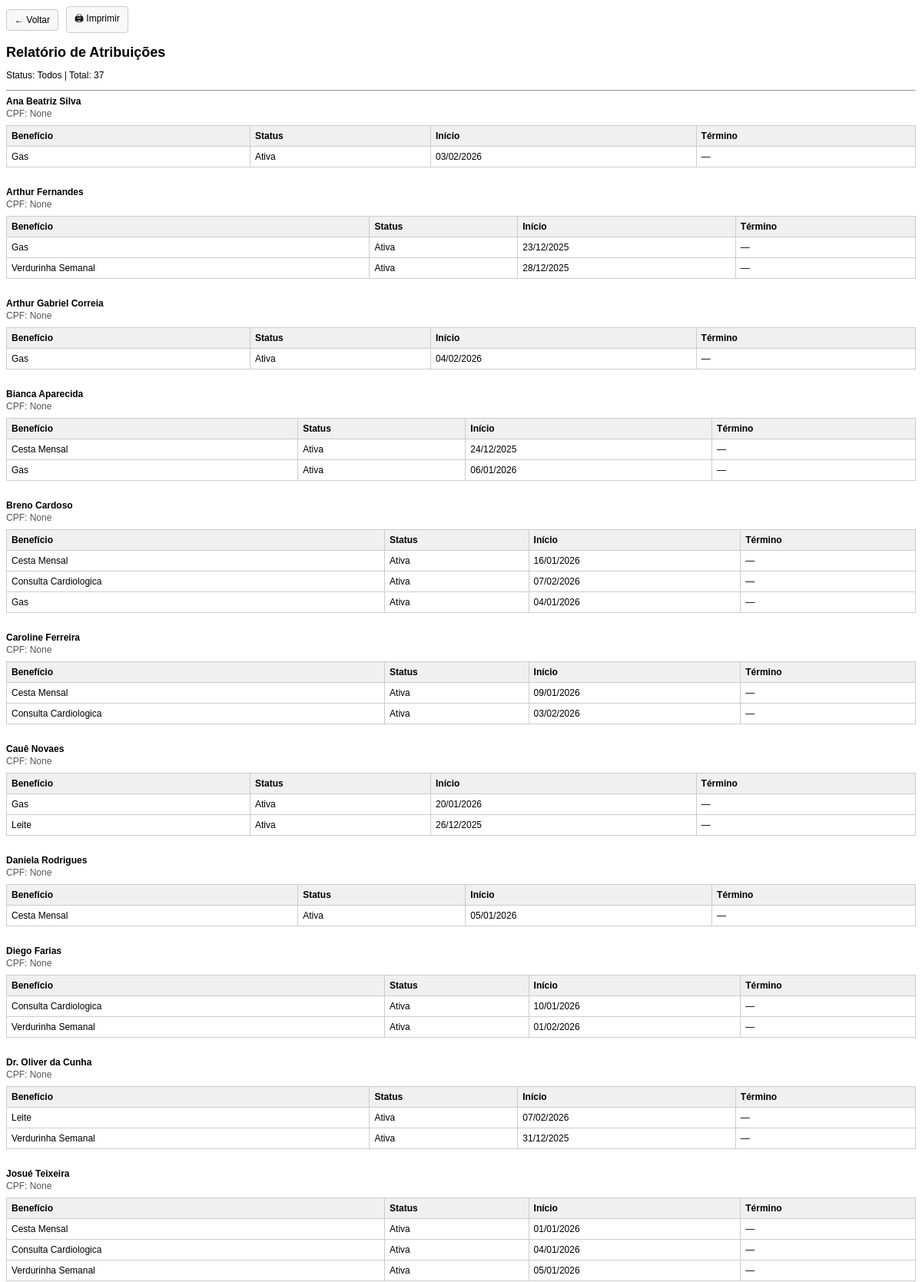
Screenshot of /operacoes/consultas/atribuicoes/imprimir/ (signed in, upper part) with the database file from the repository.
### apps/assistidos/models.py (models this page shows, shortened)
class Assistido(models.Model):
    id = models.UUIDField(primary_key=True, default=uuid.uuid4, editable=False)
    codigo = models.CharField(max_length=30, unique=True, blank=True, null=True)
    nome = models.CharField(max_length=120)
    cpf = models.CharField(max_length=11, blank=True, null=True, unique=True,verbose_name="CPF")
    data_nascimento = models.DateField(blank=True, null=True)
    telefone = models.CharField(max_length=30, blank=True)
    logradouro = models.CharField(max_length=120, blank=True)
    numero = models.CharField(max_length=20, blank=True)
    complemento = models.CharField(max_length=80, blank=True)
    bairro = models.CharField(max_length=80, blank=True)
    cidade = models.CharField(max_length=80, blank=True)
    uf = models.CharField(max_length=2, blank=True,verbose_name="UF")
    cep = models.CharField(max_length=9, blank=True,verbose_name="CEP")
    sit_trabalho = models.CharField(
        max_length=20, choices=SituacaoTrabalho.choices,
        default=SituacaoTrabalho.NAO_INFORMADO
    )
    responsavel_renda = models.CharField(
        max_length=20, choices=ResponsavelRenda.choices,
        default=ResponsavelRenda.NAO_INFORMADO
    )
    faixa_renda = models.CharField(
        max_length=20, choices=FaixaRenda.choices,
        default=FaixaRenda.NAO_INFORMADO
    )
    tipo_moradia = models.CharField(
        max_length=20, choices=TipoMoradia.choices,
        default=TipoMoradia.NAO_INFORMADO
    )
    material_moradia = models.CharField(
        max_length=20, choices=MaterialMoradia.choices,
        default=MaterialMoradia.NAO_INFORMADO
    )
    area_risco = models.CharField(
        max_length=20, choices=TriSimNao.choices,
        default=TriSimNao.NAO_INFORMADO
    )
    sabe_ler_escrever = models.CharField(
        max_length=20, choices=TriSimNao.choices,
        default=TriSimNao.NAO_INFORMADO
    )
    escolaridade = models.CharField(
        max_length=30, choices=Escolaridade.choices,
        default=Escolaridade.NAO_INFORMADO
    )
    diabetes = models.CharField(max_length=20, choices=TriSimNao.choices, default=TriSimNao.NAO_INFORMADO)
    pressao_alta = models.CharField(max_length=20, choices=TriSimNao.choices, default=TriSimNao.NAO_INFORMADO)
    medic_uso_continuo = models.CharField(max_length=20, choices=TriSimNao.choices, default=TriSimNao.NAO_INFORMADO)
    doenca_permanente = models.CharField(max_length=20, choices=TriSimNao.choices, default=TriSimNao.NAO_INFORMADO)
    data_inicio_apoio = models.DateField(blank=True, null=True,verbose_name="Ingresso no Programa")
    status = models.CharField(max_length=10, choices=StatusCadastro.choices, default=StatusCadastro.ATIVO)
    data_inativacao = models.DateField(blank=True, null=True)
    motivo_inativacao = models.CharField(max_length=200, blank=True)
    criado_em = models.DateTimeField(auto_now_add=True)
    class Meta:
        ordering = ["nome"]

### apps/beneficios/models.py (models this page shows, shortened)
class BeneficioAssistido(models.Model):
    assistido = models.ForeignKey(
        "assistidos.Assistido",
        on_delete=models.PROTECT,
        related_name="beneficios_atribuidos",
    )
    beneficio = models.ForeignKey(
        "Beneficio",
        on_delete=models.PROTECT,
        related_name="assistidos_atribuidos",
    )
    ativo = models.BooleanField(
        default=True,
        help_text="Permite encerrar a atribuição sem apagar histórico.",
    )
    data_inicio = models.DateField(default=timezone.localdate)
    data_termino = models.DateField(null=True, blank=True)
    criado_em = models.DateTimeField(default=timezone.now)
    class Meta:
        ordering = ["-criado_em"]
        constraints = [
            models.UniqueConstraint(
                fields=["assistido", "beneficio"],
                condition=Q(ativo=True),
                name="uniq_assistido_beneficio_ativo",
            )
        ]

class Beneficio(models.Model):
    nome = models.CharField(max_length=120, unique=True)
    categoria = models.CharField(
        max_length=20,
        choices=CategoriaBeneficio.choices,
    )
    periodicidade = models.CharField(
        max_length=20,
        choices=PeriodicidadeBeneficio.choices,
    )
    ativo = models.BooleanField(
        default=True,
        help_text="Permite desativar um benefício sem apagá-lo.",
    )
    class Meta:
        ordering = ["categoria", "nome"]

### apps/operacoes/consultas/views.py (the view)
# urls.py: path("atribuicoes/imprimir/", views.atribuicoes_consulta_print, name="atribuicoes_consulta_print"),
@login_required
def atribuicoes_consulta_print(request):
    if not pode_ver(request.user):
        return HttpResponseForbidden("Sem permissão.")
    status = (request.GET.get("status") or "todos").strip().lower()
    q = (request.GET.get("q") or "").strip()
    qs = (
        BeneficioAssistido.objects
        .select_related("assistido", "beneficio")
        .order_by("assistido__nome", "beneficio__nome")
    )
    if status == "ativos":
        qs = qs.filter(ativo=True)
    elif status == "encerrados":
        qs = qs.filter(ativo=False)
    else:
        status = "todos"
    if q:
        qs = qs.filter(
            assistido__nome__icontains=q
        ) | qs.filter(
            assistido__cpf__icontains=q
        )
    grupos = {}
    for a in qs:
        grupos.setdefault(a.assistido, []).append(a)
    contexto = {
        "grupos": grupos,
        "status": status,
        "q": q,
        "total": qs.count(),
    }
    return render(request, "operacoes/consultas/atribuicoes_consulta_print.html", contexto)

### apps/operacoes/context_processors.py (called while the page is built)
def operacoes_permissoes(request):
    user = getattr(request, "user", None)
    if user and user.is_authenticated:
        return {
            "pode_ver": pode_ver(user),
            "pode_editar": pode_editar(user),
            "pode_deletar": pode_deletar(user),
        }
    return {
        "pode_ver": False,
        "pode_editar": False,
        "pode_deletar": False,
    }

### apps/operacoes/permissoes.py (called while the page is built)
def is_consultor(user):
    return user.groups.filter(name="Consultor").exists()

def is_supervisor(user):
    return user.groups.filter(name="Supervisor").exists()

def is_operador(user):
    return user.groups.filter(name="Operador").exists()

def pode_ver(user):
    return is_consultor(user) or is_operador(user) or is_supervisor(user) or user.is_superuser

def pode_editar(user):
    return is_operador(user) or is_supervisor(user) or user.is_superuser

def pode_deletar(user):
    return is_supervisor(user) or user.is_superuser

### apps/operacoes/templates/operacoes/consultas/atribuicoes_consulta_print.html (shortened to what this page needs)
<!DOCTYPE html>
<html lang="pt-br">
<head>
</head>
<body>
  <div class="topbar">
    <button class="btn" type="button" onclick="voltar()">← Voltar</button>
    <button class="btn" type="button" onclick="window.print()">🖨 Imprimir</button>
  </div>
  <h2>Relatório de Atribuições</h2>
  <p>Status: {{ status|title }} | Total: {{ total }}</p>
  <hr>
  {% for assistido, atribs in grupos.items %}
    <div class="assistido-bloco">
      <div class="assistido-nome">{{ assistido.nome }}</div>
      <div class="assistido-cpf">CPF: {{ assistido.cpf }}</div>
      <table>
        <thead>
          <tr>
            <th>Benefício</th>
            <th>Status</th>
            <th>Início</th>
            <th>Término</th>
          </tr>
        </thead>
        <tbody>
          {% for a in atribs %}
            <tr class="{% if not a.ativo %}encerrada{% endif %}">
              <td>{{ a.beneficio.nome }}</td>
              <td>{% if a.ativo %}Ativa{% else %}Encerrada{% endif %}</td>
              <td>{% if a.data_inicio %}{{ a.data_inicio|date:"d/m/Y" }}{% else %}—{% endif %}</td>
              <td>{% if a.data_termino %}{{ a.data_termino|date:"d/m/Y" }}{% else %}—{% endif %}</td>
            </tr>
          {% endfor %}
        </tbody>
      </table>
    </div>
  {% endfor %}
</body>
</html>

### apps/operacoes/templates/operacoes/consultas/atribuicoes_consulta_print.html (style rules this page uses)
body { font-family: Arial, sans-serif; font-size: 12px; }
h2 { margin-bottom: 5px; }
.assistido-bloco { margin-bottom: 25px; }
.assistido-nome { font-weight: bold; margin-bottom: 2px; }
.assistido-cpf { color: #555; margin-bottom: 8px; }
table { width: 100%; border-collapse: collapse; }
th, td { border: 1px solid #ccc; padding: 6px; text-align: left; }
th { background-color: #f0f0f0; }
.topbar { display: flex; gap: 10px; align-items: center; margin-bottom: 10px; }
.btn { padding: 6px 10px; border: 1px solid #ccc; background: #f8f8f8; cursor: pointer; border-radius: 4px; font-size: 12px; }

### rows the page displays
Assistido: nome "Ana Beatriz Silva", cpf "None"
BeneficioAssistido: beneficio.nome "Gas", ativo "Ativa", data_inicio "03/02/2026"
Assistido: nome "Arthur Fernandes", cpf "None"
BeneficioAssistido: beneficio.nome "Gas", ativo "Ativa", data_inicio "23/12/2025"
BeneficioAssistido: beneficio.nome "Verdurinha Semanal", ativo "Ativa", data_inicio "28/12/2025"
Assistido: nome "Arthur Gabriel Correia", cpf "None"
BeneficioAssistido: beneficio.nome "Gas", ativo "Ativa", data_inicio "04/02/2026"
Assistido: nome "Bianca Aparecida", cpf "None"
BeneficioAssistido: beneficio.nome "Cesta Mensal", ativo "Ativa", data_inicio "24/12/2025"
BeneficioAssistido: beneficio.nome "Gas", ativo "Ativa", data_inicio "06/01/2026"
Assistido: nome "Breno Cardoso", cpf "None"
BeneficioAssistido: beneficio.nome "Cesta Mensal", ativo "Ativa", data_inicio "16/01/2026"
BeneficioAssistido: beneficio.nome "Consulta Cardiologica", ativo "Ativa", data_inicio "07/02/2026"
BeneficioAssistido: beneficio.nome "Gas", ativo "Ativa", data_inicio "04/01/2026"
Assistido: nome "Caroline Ferreira", cpf "None"
BeneficioAssistido: beneficio.nome "Cesta Mensal", ativo "Ativa", data_inicio "09/01/2026"
BeneficioAssistido: beneficio.nome "Consulta Cardiologica", ativo "Ativa", data_inicio "03/02/2026"
Assistido: nome "Cauê Novaes", cpf "None"
BeneficioAssistido: beneficio.nome "Gas", ativo "Ativa", data_inicio "20/01/2026"
BeneficioAssistido: beneficio.nome "Leite", ativo "Ativa", data_inicio "26/12/2025"
Assistido: nome "Daniela Rodrigues", cpf "None"
BeneficioAssistido: beneficio.nome "Cesta Mensal", ativo "Ativa", data_inicio "05/01/2026"
Assistido: nome "Diego Farias", cpf "None"
BeneficioAssistido: beneficio.nome "Consulta Cardiologica", ativo "Ativa", data_inicio "10/01/2026"
BeneficioAssistido: beneficio.nome "Verdurinha Semanal", ativo "Ativa", data_inicio "01/02/2026"
Assistido: nome "Dr. Oliver da Cunha", cpf "None"
BeneficioAssistido: beneficio.nome "Leite", ativo "Ativa", data_inicio "07/02/2026"
BeneficioAssistido: beneficio.nome "Verdurinha Semanal", ativo "Ativa", data_inicio "31/12/2025"
Assistido: nome "Josué Teixeira", cpf "None"
BeneficioAssistido: beneficio.nome "Cesta Mensal", ativo "Ativa", data_inicio "01/01/2026"
BeneficioAssistido: beneficio.nome "Consulta Cardiologica", ativo "Ativa", data_inicio "04/01/2026"
BeneficioAssistido: beneficio.nome "Verdurinha Semanal", ativo "Ativa", data_inicio "05/01/2026"

### other values shown
{{ status|title }} "Todos"
{{ total }} "37"
